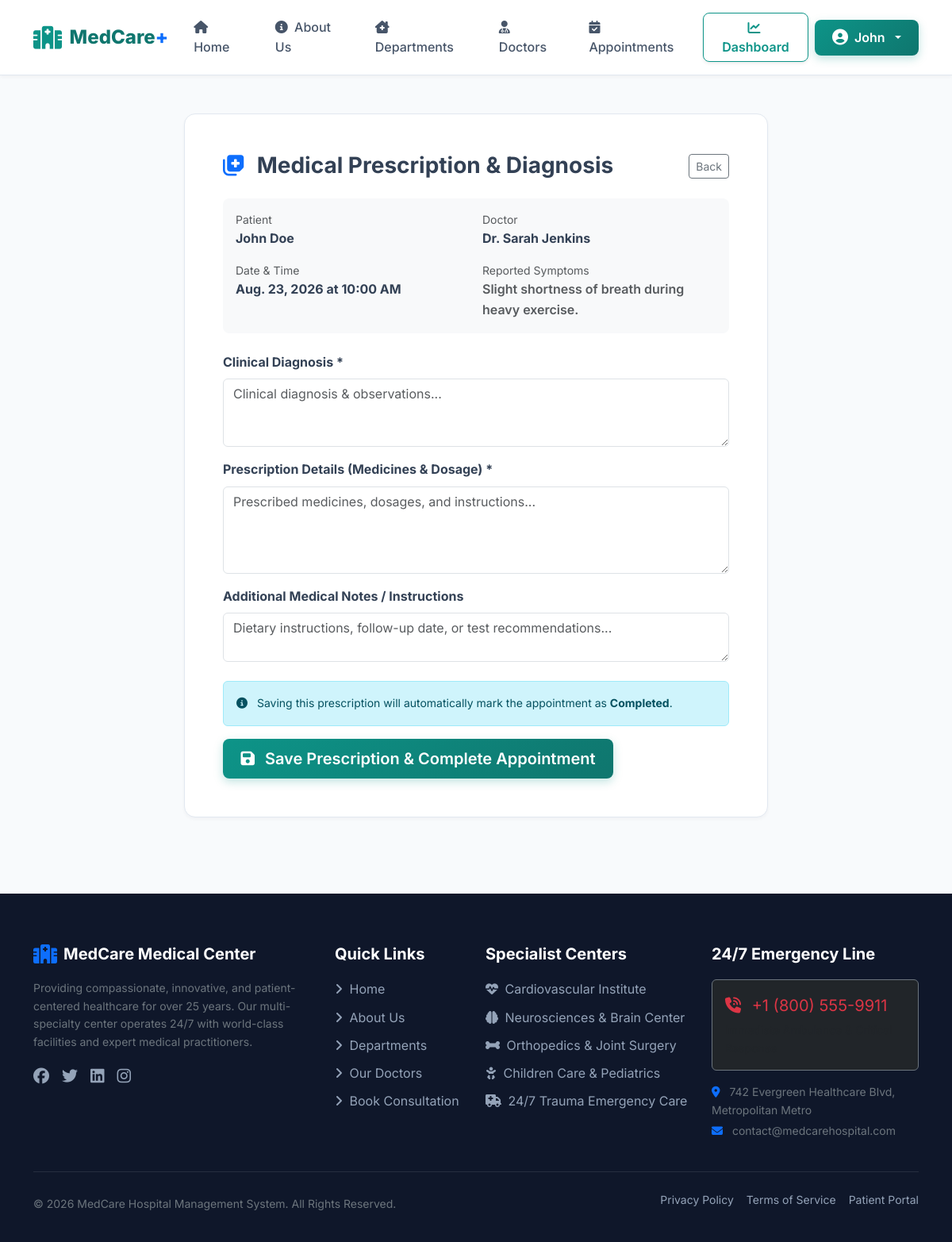
Page /appointments/1/prescription/ (signed in) on the committed database.
### appointments/models.py (models this page shows, shortened)
class Appointment(models.Model):
    STATUS_CHOICES = (
        ('Pending', 'Pending'),
        ('Confirmed', 'Confirmed'),
        ('Completed', 'Completed'),
        ('Cancelled', 'Cancelled'),
        ('Rejected', 'Rejected'),
    )
    TIME_SLOT_CHOICES = (
        ('09:00:00', '09:00 AM'),
        ('09:30:00', '09:30 AM'),
        ('10:00:00', '10:00 AM'),
        ('10:30:00', '10:30 AM'),
        ('11:00:00', '11:00 AM'),
        ('11:30:00', '11:30 AM'),
        ('12:00:00', '12:00 PM'),
        ('14:00:00', '02:00 PM'),
        ('14:30:00', '02:30 PM'),
        ('15:00:00', '03:00 PM'),
        ('15:30:00', '03:30 PM'),
        ('16:00:00', '04:00 PM'),
        ('16:30:00', '04:30 PM'),
        ('17:00:00', '05:00 PM'),
    )
    patient = models.ForeignKey(User, on_delete=models.CASCADE, related_name='appointments')
    doctor = models.ForeignKey(Doctor, on_delete=models.CASCADE, related_name='appointments')
    department = models.ForeignKey(Department, on_delete=models.CASCADE, related_name='appointments')
    appointment_date = models.DateField()
    appointment_time = models.TimeField()
    reason = models.CharField(max_length=255, help_text="Primary reason for consultation")
    symptoms = models.TextField(blank=True, null=True, help_text="Describe any current symptoms")
    status = models.CharField(max_length=20, choices=STATUS_CHOICES, default='Pending')
    created_at = models.DateTimeField(auto_now_add=True)
    updated_at = models.DateTimeField(auto_now=True)
    class Meta:
        ordering = ['-appointment_date', '-appointment_time']

### doctors/models.py (models this page shows, shortened)
class Doctor(models.Model):
    STATUS_CHOICES = (
        ('Active', 'Active'),
        ('Inactive', 'Inactive'),
        ('On Leave', 'On Leave'),
    )
    doctor_id = models.CharField(max_length=30, unique=True, blank=True, null=True, help_text="e.g. DOC-001")
    user = models.OneToOneField(User, on_delete=models.CASCADE, related_name='doctor_profile', null=True, blank=True)
    name = models.CharField(max_length=150)
    department = models.ForeignKey(Department, on_delete=models.SET_NULL, null=True, related_name='doctors')
    specialization_ref = models.ForeignKey(Specialization, on_delete=models.SET_NULL, null=True, blank=True, related_name='doctors')
    specialization = models.CharField(max_length=150, blank=True)
    qualification = models.CharField(max_length=200, help_text="e.g. MBBS, MD (Cardiology)")
    experience = models.PositiveIntegerField(help_text="Years of clinical experience", default=5)
    phone = models.CharField(max_length=20)
    email = models.EmailField()
    address = models.TextField(blank=True, null=True)
    consultation_fee = models.DecimalField(max_digits=10, decimal_places=2, default=500.00)
    availability = models.CharField(max_length=200, default="Mon - Sat (09:00 AM - 05:00 PM)")
    about_doctor = models.TextField(blank=True, null=True)
    profile_image = models.ImageField(upload_to='doctors/', blank=True, null=True)
    image_url = models.URLField(max_length=500, blank=True, null=True, help_text="Reliable remote photo fallback")
    status = models.CharField(max_length=20, choices=STATUS_CHOICES, default='Active')
    is_available = models.BooleanField(default=True)
    created_at = models.DateTimeField(auto_now_add=True)
    updated_at = models.DateTimeField(auto_now=True)
    class Meta:
        ordering = ['name']

### appointments/views.py (the view, shortened to what this page needs)
# urls.py: path('<int:pk>/prescription/', views.add_diagnosis_prescription_view, name='add_prescription'),
@login_required
def add_diagnosis_prescription_view(request, pk):
    appointment = get_object_or_404(Appointment, pk=pk)
    if request.method == 'POST':
        form = DiagnosisPrescriptionForm(request.POST)
        if form.is_valid():
            doctor = appointment.doctor
            record, created = MedicalRecord.objects.get_or_create(
                appointment=appointment,
                defaults={
                    'patient': appointment.patient,
                    'doctor': doctor,
                    'diagnosis': form.cleaned_data['diagnosis'],
                    'prescription': form.cleaned_data['prescription'],
                    'medical_notes': form.cleaned_data.get('medical_notes', '')
                }
            )
            if not created:
                record.diagnosis = form.cleaned_data['diagnosis']
                record.prescription = form.cleaned_data['prescription']
                record.medical_notes = form.cleaned_data.get('medical_notes', '')
                record.save()
            appointment.status = 'Completed'
            appointment.save()
            messages.success(request, f"Medical record & prescription saved for Appointment #{appointment.id}!")
            return redirect('doctor_dashboard')
    else:
        initial = {}
        form = DiagnosisPrescriptionForm(initial=initial)
    return render(request, 'appointments/add_prescription.html', {
        'form': form,
        'appointment': appointment
    })

### templates/appointments/add_prescription.html (shortened to what this page needs)
{% extends 'base.html' %}
{% block content %}
<div class="container py-5">
    <div class="row justify-content-center">
        <div class="col-lg-8">
            <div class="medical-card p-4 p-md-5">
                <div class="d-flex justify-content-between align-items-center mb-4">
                    <h3 class="fw-bold mb-0"><i class="fa-solid fa-notes-medical text-primary me-2"></i> Medical Prescription & Diagnosis</h3>
                    <a href="{% url 'doctor_dashboard' %}" class="btn btn-outline-secondary btn-sm">Back</a>
                </div>
                <div class="p-3 bg-light rounded-3 mb-4">
                    <div class="row g-3">
                        <div class="col-md-6">
                            <small class="text-muted d-block">Patient</small>
                            <span class="fw-bold">{{ appointment.patient.get_full_name|default:appointment.patient.username }}</span>
                        </div>
                        <div class="col-md-6">
                            <small class="text-muted d-block">Doctor</small>
                            <span class="fw-bold">Dr. {{ appointment.doctor.name }}</span>
                        </div>
                        <div class="col-md-6">
                            <small class="text-muted d-block">Date & Time</small>
                            <span class="fw-bold">{{ appointment.appointment_date }} at {{ appointment.appointment_time|time:"h:i A" }}</span>
                        </div>
                        <div class="col-md-6">
                            <small class="text-muted d-block">Reported Symptoms</small>
                            <span class="fw-semibold text-muted">{{ appointment.symptoms|default:'None specified' }}</span>
                        </div>
                    </div>
                </div>
                <form method="POST" action="">
                    <div class="mb-3">
                        <label class="form-label fw-bold">Clinical Diagnosis *</label>
                        {{ form.diagnosis }}
                    </div>
                    <div class="mb-3">
                        <label class="form-label fw-bold">Prescription Details (Medicines & Dosage) *</label>
                        {{ form.prescription }}
                    </div>
                    <div class="mb-4">
                        <label class="form-label fw-bold">Additional Medical Notes / Instructions</label>
                        {{ form.medical_notes }}
                    </div>
                    <div class="alert alert-info small">
                        <i class="fa-solid fa-circle-info me-2"></i> Saving this prescription will automatically mark the appointment as <strong>Completed</strong>.
                    </div>
                    <button type="submit" class="btn btn-primary btn-lg">
                        <i class="fa-solid fa-floppy-disk me-2"></i> Save Prescription & Complete Appointment
                    </button>
                </form>
            </div>
        </div>
    </div>
</div>
{% endblock %}

### templates/base.html (shortened to what this page needs)
{% load static %}
<!DOCTYPE html>
<html lang="en">
<head>
    <link href="https://cdn.jsdelivr.net/npm/bootstrap@5.3.2/dist/css/bootstrap.min.css" rel="stylesheet">
    <link rel="stylesheet" href="https://cdnjs.cloudflare.com/ajax/libs/font-awesome/6.5.1/css/all.min.css">
    <link rel="stylesheet" href="{% static 'css/style.css' %}">
</head>
<body>
    <nav class="navbar navbar-expand-lg navbar-custom">
        <div class="container">
            <a class="navbar-brand" href="{% url 'home' %}">
                <i class="fa-solid fa-hospital"></i>
                <span>MedCare<span class="text-primary">+</span></span>
            </a>
            <div class="collapse navbar-collapse" id="navbarMain">
                <ul class="navbar-nav mx-auto mb-2 mb-lg-0">
                    <li class="nav-item">
                        <a class="nav-link {% if request.resolver_match.url_name == 'home' %}active{% endif %}" href="{% url 'home' %}">
                            <i class="fa-solid fa-house me-1"></i> Home
                        </a>
                    </li>
                    <li class="nav-item">
                        <a class="nav-link {% if request.resolver_match.url_name == 'about' %}active{% endif %}" href="{% url 'about' %}">
                            <i class="fa-solid fa-circle-info me-1"></i> About Us
                        </a>
                    </li>
                    <li class="nav-item">
                        <a class="nav-link {% if 'department' in request.path %}active{% endif %}" href="{% url 'department_list' %}">
                            <i class="fa-solid fa-clinic-medical me-1"></i> Departments
                        </a>
                    </li>
                    <li class="nav-item">
                        <a class="nav-link {% if 'doctor' in request.path and 'login' not in request.path and 'dashboard' not in request.path %}active{% endif %}" href="{% url 'doctor_list' %}">
                            <i class="fa-solid fa-user-md me-1"></i> Doctors
                        </a>
                    </li>
                    <li class="nav-item">
                        <a class="nav-link {% if 'book' in request.path %}active{% endif %}" href="{% url 'book_appointment' %}">
                            <i class="fa-solid fa-calendar-check me-1"></i> Appointments
                        </a>
                    </li>
                </ul>
                <div class="d-flex align-items-center gap-2">
                    {% if user.is_authenticated %}
                        <a href="{% url 'dashboard_redirect' %}" class="btn btn-outline-primary shadow-sm">
                            <i class="fa-solid fa-chart-line me-1"></i> Dashboard
                        </a>
                        <div class="dropdown">
                            <button class="btn btn-primary dropdown-toggle d-flex align-items-center gap-2" type="button" data-bs-toggle="dropdown" aria-expanded="false">
                                <i class="fa-solid fa-user-circle fs-5"></i>
                                <span>{{ user.first_name|default:user.username }}</span>
                            </button>
                        </div>
                    {% endif %}
                </div>
            </div>
        </div>
    </nav>
    <main class="flex-grow-1">
        {% block content %}{% endblock %}
    </main>
    <footer class="footer-custom mt-5">
        <div class="container">
            <div class="row g-4">
                <div class="col-lg-4 col-md-6">
                    <h5 class="d-flex align-items-center gap-2">
                        <i class="fa-solid fa-hospital text-primary fs-4"></i>
                        <span>MedCare Medical Center</span>
                    </h5>
                    <p class="small text-secondary mt-3">
                        Providing compassionate, innovative, and patient-centered healthcare for over 25 years. Our multi-specialty center operates 24/7 with world-class facilities and expert medical practitioners.
                    </p>
                    <div class="d-flex gap-3 mt-3 fs-5">
                        <a href="#" class="footer-link"><i class="fa-brands fa-facebook"></i></a>
                        <a href="#" class="footer-link"><i class="fa-brands fa-twitter"></i></a>
                        <a href="#" class="footer-link"><i class="fa-brands fa-linkedin"></i></a>
                        <a href="#" class="footer-link"><i class="fa-brands fa-instagram"></i></a>
                    </div>
                </div>
                <div class="col-lg-2 col-md-6">
                    <h5>Quick Links</h5>
                    <a href="{% url 'home' %}" class="footer-link"><i class="fa-solid fa-angle-right me-1"></i> Home</a>
                    <a href="{% url 'about' %}" class="footer-link"><i class="fa-solid fa-angle-right me-1"></i> About Us</a>
                    <a href="{% url 'department_list' %}" class="footer-link"><i class="fa-solid fa-angle-right me-1"></i> Departments</a>
                    <a href="{% url 'doctor_list' %}" class="footer-link"><i class="fa-solid fa-angle-right me-1"></i> Our Doctors</a>
                    <a href="{% url 'book_appointment' %}" class="footer-link"><i class="fa-solid fa-angle-right me-1"></i> Book Consultation</a>
                </div>
                <div class="col-lg-3 col-md-6">
                    <h5>Specialist Centers</h5>
                    <span class="footer-link"><i class="fa-solid fa-heartbeat me-1"></i> Cardiovascular Institute</span>
                    <span class="footer-link"><i class="fa-solid fa-brain me-1"></i> Neurosciences & Brain Center</span>
                    <span class="footer-link"><i class="fa-solid fa-bone me-1"></i> Orthopedics & Joint Surgery</span>
                    <span class="footer-link"><i class="fa-solid fa-baby me-1"></i> Children Care & Pediatrics</span>
                    <span class="footer-link"><i class="fa-solid fa-ambulance me-1"></i> 24/7 Trauma Emergency Care</span>
                </div>
                <div class="col-lg-3 col-md-6">
                    <h5>24/7 Emergency Line</h5>
                    <div class="p-3 bg-dark rounded border border-secondary mb-3">
                        <div class="text-danger font-weight-bold fs-5"><i class="fa-solid fa-phone-volume me-2"></i> +1 (800) 555-9911</div>
                        <div class="small text-muted mt-1">Immediate Ambulance & Critical Response</div>
                    </div>
                    <p class="small text-secondary mb-1"><i class="fa-solid fa-location-dot me-2 text-primary"></i> 742 Evergreen Healthcare Blvd, Metropolitan Metro</p>
                    <p class="small text-secondary"><i class="fa-solid fa-envelope me-2 text-primary"></i> contact@medcarehospital.com</p>
                </div>
            </div>
            <hr class="border-secondary my-4">
            <div class="d-flex flex-column flex-sm-row justify-content-between align-items-center small text-secondary">
                <p class="mb-0">&copy; 2026 MedCare Hospital Management System. All Rights Reserved.</p>
                <div class="d-flex gap-3">
                    <a href="#" class="footer-link">Privacy Policy</a>
                    <a href="#" class="footer-link">Terms of Service</a>
                    <a href="#" class="footer-link">Patient Portal</a>
                </div>
            </div>
        </div>
    </footer>
</body>
</html>

### rows in the picture
Appointment: patient.get_full_name "John Doe", doctor.name "Sarah Jenkins", appointment_date "Aug. 23, 2026", appointment_time "10:00 AM", symptoms "Slight shortness of breath during heavy exercise."

### other values in the picture
{{ user.first_name|default:user.username }} "John"
